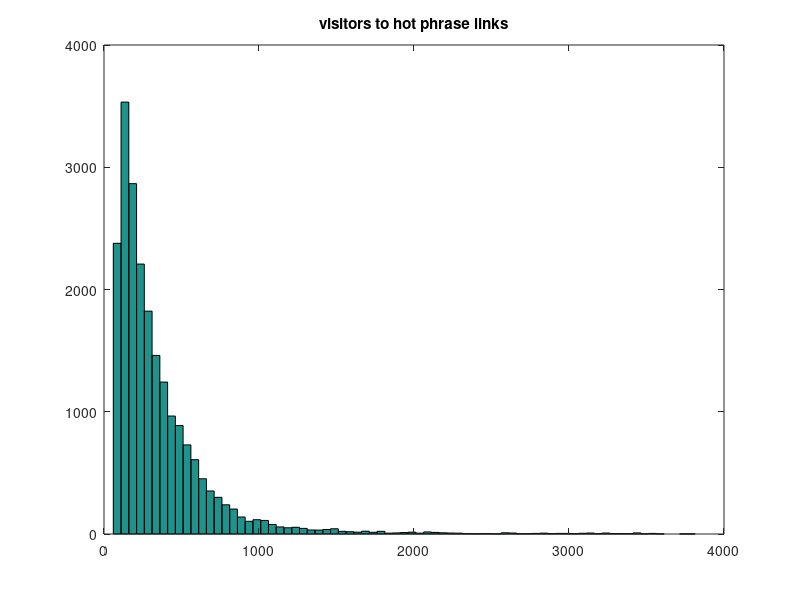
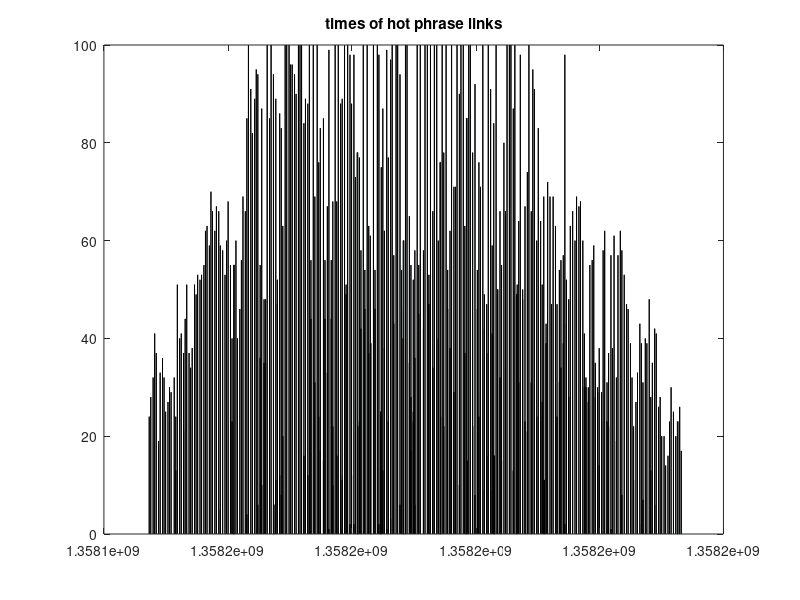
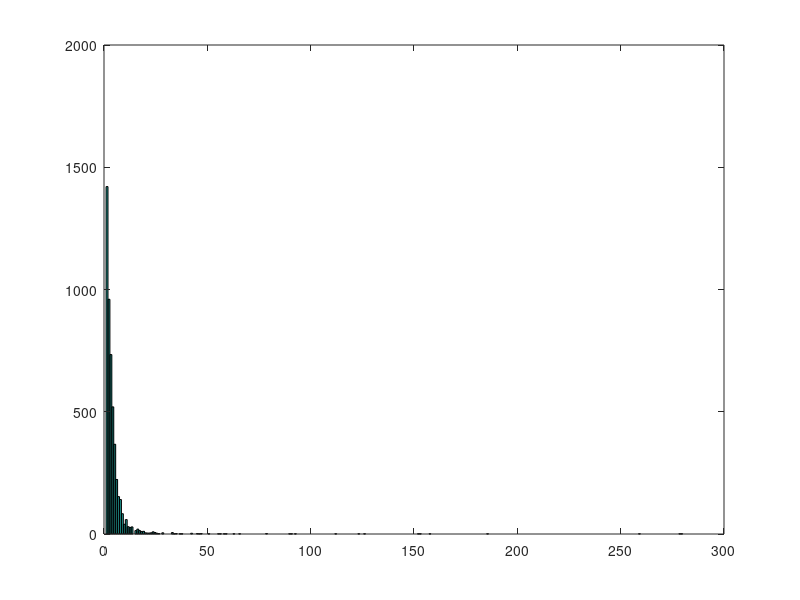

Here is the MATLAB script that generated these plots, in order: (Note: this script raises an error after producing the figures.)
% analyze bitly data

%% setup

fs = 1/(5*60);
HOT = importdata('hot_phrases_bytime.csv');
BURSTING = importdata('bursting_phrases.csv');

Unique = unique(HOT.textdata);
Cells = cell(length(Unique),3);

%% never again

for i = 1:length(Unique)
    display(i)
    Cells{i,1} = Unique(i);
    Cells{i,2} = HOT.data(strcmp(HOT.textdata,Unique(i)),1);
    Cells{i,3} = HOT.data(strcmp(HOT.textdata,Unique(i)),2);
end

%% again

for i = 1:length(Cells(:,3))
    sums(i) = sum(Cells{i,3});
    lens(i) = length(Cells{i,3});
end

%% plots
figure(1)
hist(HOT.data(:,1),75)
title('visitors to hot phrase links')

figure(2)
% what does this mean?!! - profile of the day.
hist(HOT.data(:,2),17158)
title('times of hot phrase links')

lots = HOT.textdata(HOT.data(:,1)>=2000);
ulots = unique(lots);

%%

figure(3)
count = zeros(length(Unique),1);
for i = 1:length(Unique)
    count(i) = sum(strcmp(HOT.textdata,Unique(i)));
end
hist(count,300)

%% uniform time scale
first = min(HOT.data(strcmp(HOT.textdata,'golden globes'),2));
% last = max(HOT.data(strcmp(HOT.textdata,'golden globes'),2));

DIF = (HOT.data(:,2)-first) - mod(HOT.data(:,2)-first,5*60);

%%

figure(4)
scatter(HOT.data(:,2),HOT.data(:,1))

% visitors = zeros(length(ulots),max(count));
% times = zeros(length(ulots),max(count));

for i = 1:length(ulots)
    figure(4)
    hold on
    visitors = HOT.data(strcmp(HOT.textdata,ulots(i)),1);
    times = HOT.data(strcmp(HOT.textdata,ulots(i)),2);
    plot(times,visitors,'g');
    
    figure(5)
    hold on
    [H,W] = freqz(visitors-mean(visitors));
    plot(W,abs(H));
end